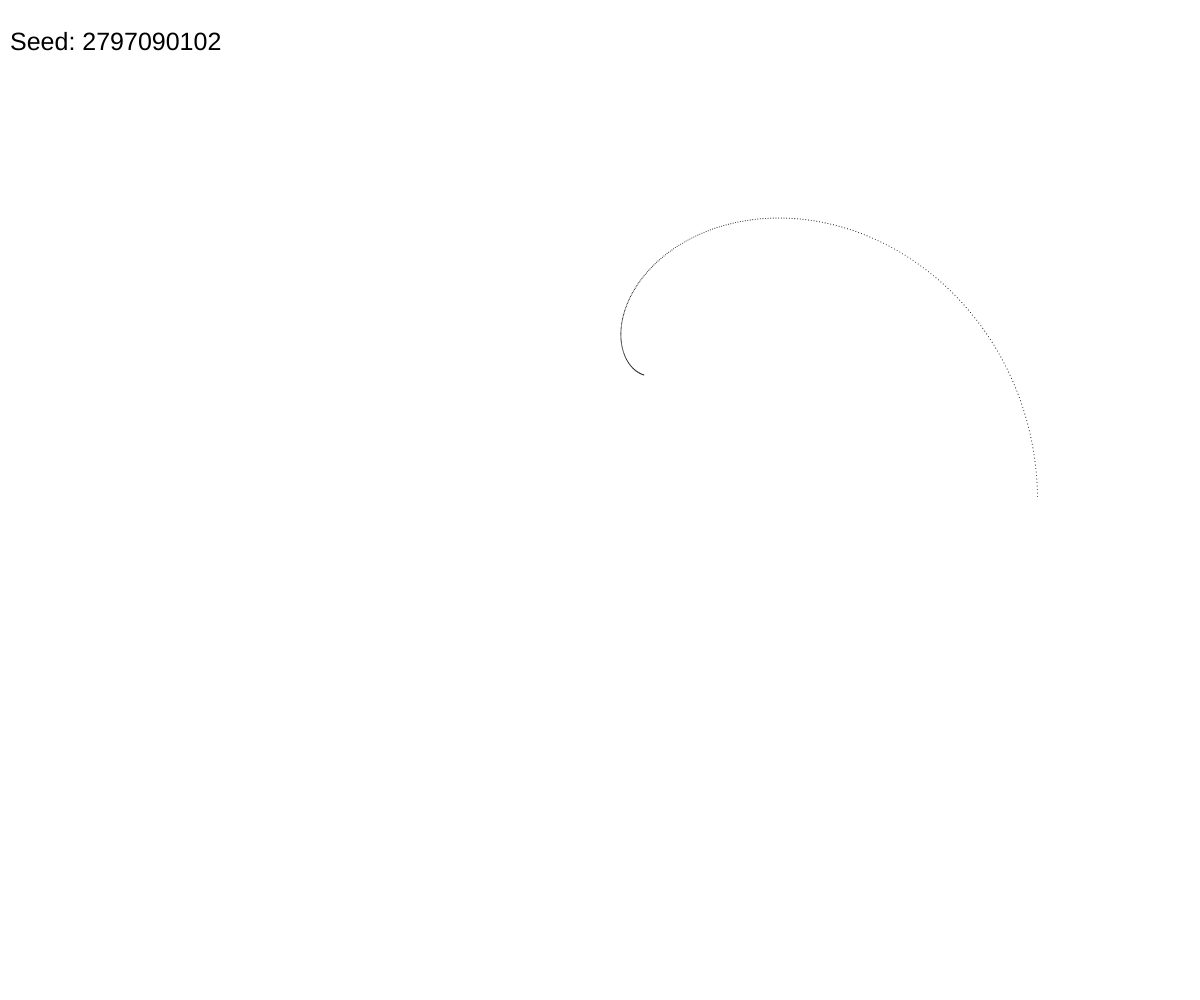
Frame 1 (no input)
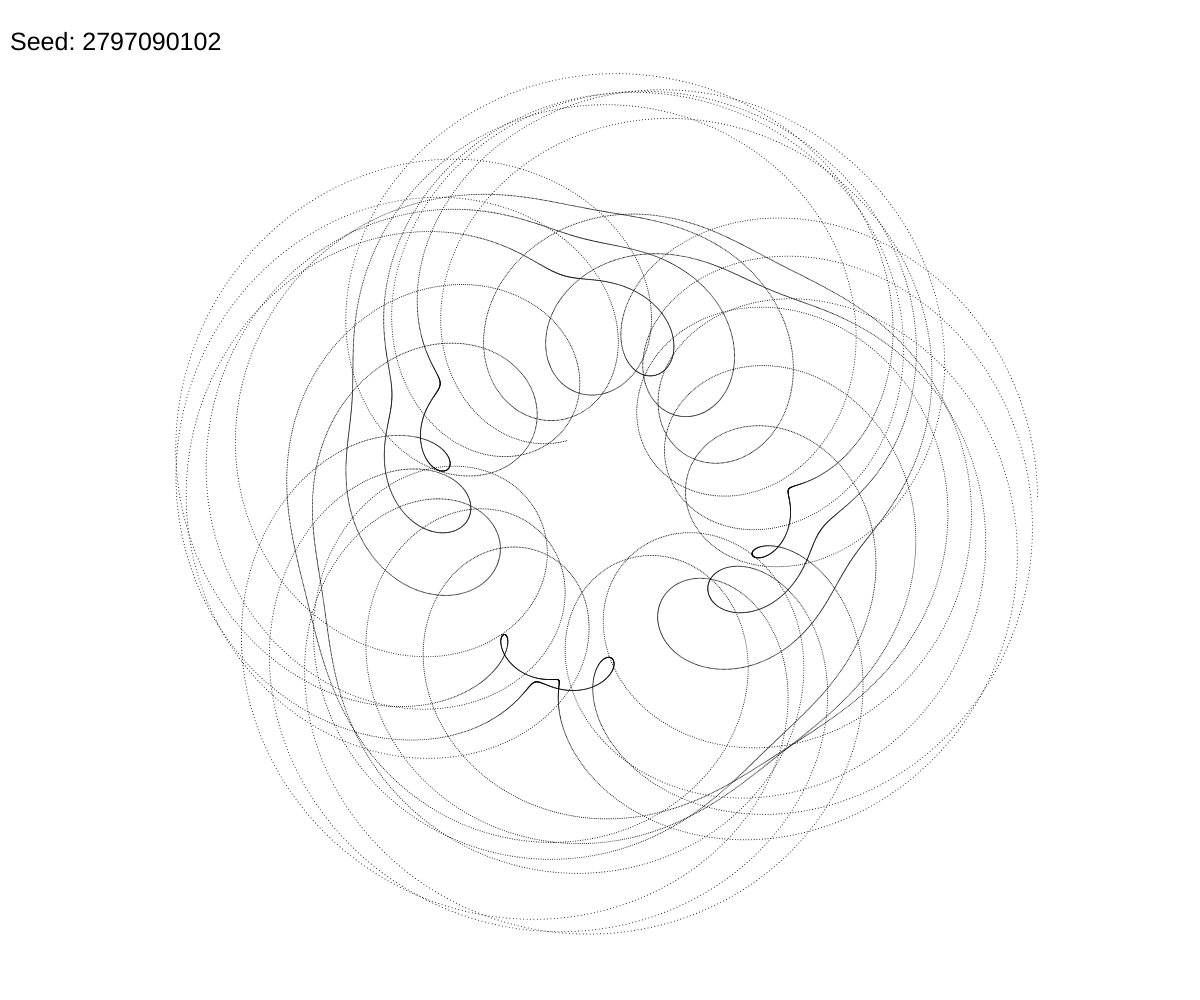
Frame 60 (no input)
Frame 120 (the mouse pressed at the canvas centre since frame 60): identical to frame 60, image omitted

The p5.js sketch that drew these frames (run headless with seeded random() and noise() and a simulated clock; from frame 60 on, the mouse is pressed at the canvas centre):

// p5.js sketch
// ── sketch.js
var arms;
var iter = 300;
var nbArms = 3;
var angle = 0.5;
var len;
var nextCol;
var paused = false;
var seed;

function setup() {
	arms = [];
	createCanvas(windowWidth, windowHeight);
  len = windowHeight/2;
	background(255);
	angleMode(DEGREES);
	//fill(255,25)
	noFill();
	stroke(0);
	strokeWeight(1);
	randomSeed();
	seed = random(4294967296);
	randomSeed(seed);
	console.log("Seed: " + seed);
	textSize(25);
	noStroke();
	fill(0);
	text("Seed: " + seed, 10, 50);
	stroke(0);
	for(let i = 0; i < nbArms; i++){
		arms.push(new Arm(len/2**(i+1), random(-angle, angle)));
	}
	colorMode(HSL);
	nextCol = ColorCycler(0.1);
	//blendMode(ADD);
}

function draw() {
	if(paused)
		return;
	for(let i = 0; i < iter; i++){
		push();
		translate(width/2, height/2);
		for(arm of arms){
			arm.update();
			translate(arm.length, 0);
		}
		//stroke(nextCol.next().value, 100, 50);
		render();
		pop();
	}
}

function render(){
	point(0,0);
	//rect(0,0,random(10,50), random(3,5));
}

function Arm(length, speed){
	this.length = length;
	this.speed = speed;
	this.angle = 0;
}

Arm.prototype.update = function(){
	this.angle += this.speed;
	rotate(this.angle);
}

Arm.prototype.render = function(){
	line(0,0,this.length,0);
}

function mousePressed(){
	paused = !paused;
}

function* ColorCycler(step){
	this.col = 0;
	this.step = step
	while(true){
		this.col += this.step;
		this.col %= 360;
		yield(this.col);
	}
}

function keyPressed(){
	//32 is space bar
	if(keyCode == 32){
		setup();
		paused = false;
	}
}

// ── spirograph.html
<!DOCTYPE html>
<html>
  <head>
    <meta charset="UTF-8"\>
    <script src="https://cdnjs.cloudflare.com/ajax/libs/p5.js/0.5.11/p5.js"></script>
    <script src="sketch.js"></script>
    <link rel="stylesheet" type="text/css" href="../style.css">
  </head>
  <body>
    <div style="position: absolute; left: 10px; top: 10px; color: black; font-family: sans-serif;">
        Click to pause/resume drawing, press SPACE to generate a new drawing.
    </div>
  </body>
</html>
